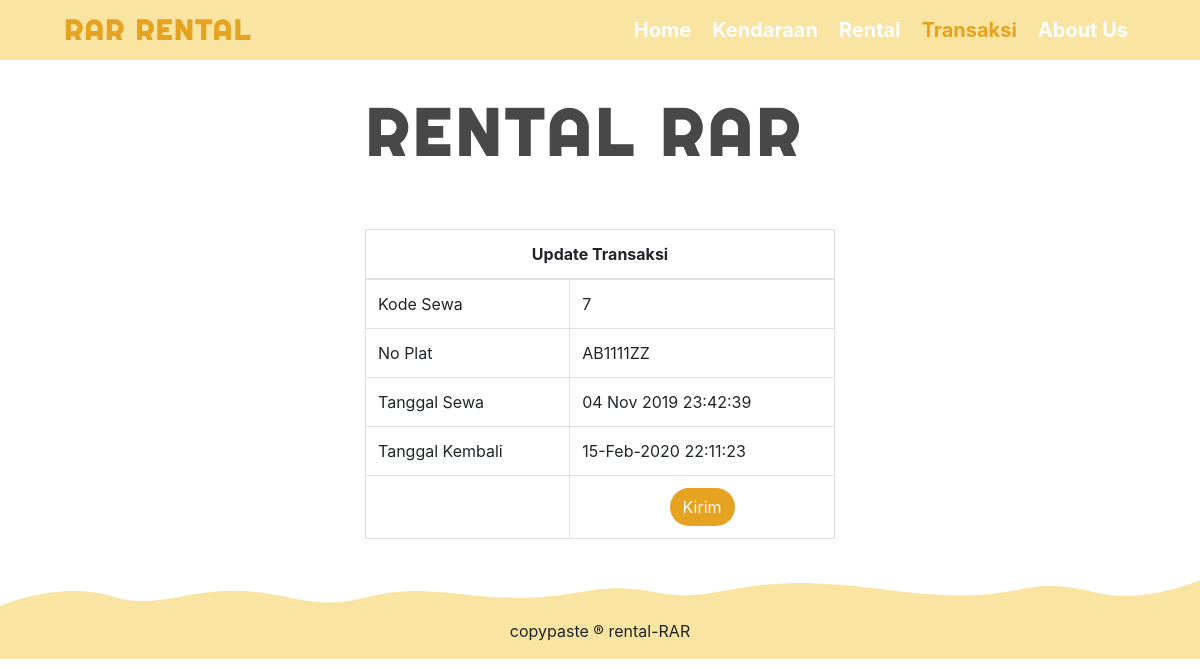
/update_transaksi.php?kode_sewa=7, run on the app's committed database.
### tables this page shows
CREATE TABLE `sewa` (
  `sid` int(11) NOT NULL,
  `waktu_sewa` datetime DEFAULT NULL,
  `lama_sewa` int(11) DEFAULT NULL,
  `tgl_kembali` datetime DEFAULT NULL,
  `kembali_seharusnya` datetime DEFAULT NULL,
  `biaya` int(11) DEFAULT NULL,
  `no_plat` varchar(8) DEFAULT NULL,
  `ktp` char(16) DEFAULT NULL,
  `kid` char(5) DEFAULT NULL
);

### update_transaksi.php (the view, shortened to what this page needs)
<?php
include "koneksi.php";
$kode_sewa = $_GET['kode_sewa'];
$query = mysqli_query($link, "SELECT * FROM sewa WHERE sid='$kode_sewa'");
$data = mysqli_fetch_array($query);
?>
<!DOCTYPE html>
<html lang="en">
<head>
  <link rel="stylesheet" href="https://stackpath.bootstrapcdn.com/bootstrap/4.3.1/css/bootstrap.min.css" />
  <link rel="stylesheet" href="style/style.css" />
</head>
<body class="menu">
  <div class="kendaraan px-5">
    <nav class="navbar navbar-expand-lg navbar-dark bg-transparent">
      <a class="navbar-brand" href="home.php">
        <h3 class="font-weight-bold">RAR RENTAL</h3>
      </a>
      <div class="collapse navbar-collapse justify-content-end" id="navbarNavAltMarkup">
        <div class="navbar-nav">
          <a class="nav-item nav-link" href="home.php">
            <h5 class="font-weight-bold">Home</h5>
          </a>
          <a class="nav-item nav-link" href="mobil.php">
            <h5 class="font-weight-bold">Kendaraan</h5>
          </a>
          <a class="nav-item nav-link" href="rental.php">
            <h5 class="font-weight-bold">Rental</h5>
          </a>
          <a class="nav-item nav-link" href="transaksi.php">
            <h5 class="active font-weight-bold">Transaksi</h5>
          </a>
          <a class="nav-item nav-link" href="about_us.php">
            <h5 class="font-weight-bold">About Us</h5>
          </a>
        </div>
      </div>
    </nav>
  </div>
  <div class="container col-5 rounded">
    <p class="rental font-weight-bold mt-4">RENTAL RAR</p>
    <form action="pembayaran.php" method="POST">
      <table class="table table-bordered mt-5">
        <thead>
          <tr>
            <th class="text-center" colspan="2">Update Transaksi</th>
          </tr>
        </thead>
        <tbody>
          <tr>
            <td>Kode Sewa</td>
            <td><?php echo $data['sid']; ?></td>
          </tr>
          <tr>
            <td>No Plat</td>
            <td><?php echo $data['no_plat']; ?></td>
          </tr>
          <tr>
            <td>Tanggal Sewa</td>
            <td><?php $tgl_s = $data['waktu_sewa'];
                $tgl_sewa = date("d M Y H:i:s", strtotime($tgl_s));
                echo $tgl_sewa; ?></td>
          </tr>
          <tr>
            <td>Tanggal Kembali</td>
            <td> <?php date_default_timezone_set('Asia/Jakarta');
                  echo date("d-M-Y H:i:s"); ?> </td>
          </tr>
          <tr>
          <td></td>
            <td align="center">
              <button class="btn" type="submit">Kirim</button>
            </td>
          </tr>
        </tbody>
      </table>
    </form>
  </div>
  <footer class="footer">
    <p>copypaste ® rental-RAR</p>
  </footer>
</body>
</html>

### style/style.css (style rules this page uses)
h3 { font-family: "Righteous", cursive; color: #e5a321; letter-spacing: 2px; margin-bottom: 0px; }
a h5 { color: white; margin: 0 0 0 5px; }
a h5.active { color: #e5a321; }
.rental { font-family: "Righteous", cursive; font-size: 65px; color: #474847; letter-spacing: 5px; margin-top: 100px; }
.menu { background-image: url("../images/Path-b.png"); background-repeat: no-repeat; background-position: bottom; background-size: 100%; }
.kendaraan { background-color: #f9e4a1; }
.btn { border-radius: 50px; background-color: #e5a321; color: white; }
.footer { text-align: center; margin-top: 80px; }

### data on the page
sewa: sid "7", no_plat "AB1111ZZ", waktu_sewa "04 Nov 2019 23:42:39"
